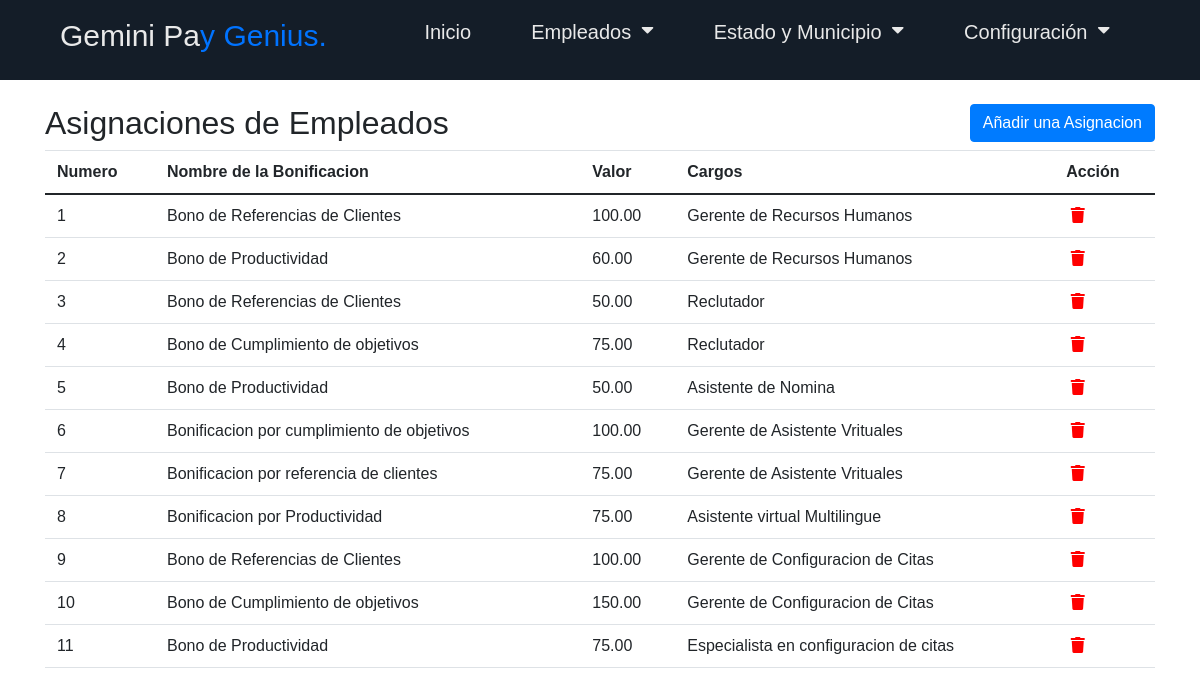
Screenshot of /vistas/administrador/asignaciones.php with the database file from the repository.
### tables this page shows
CREATE TABLE IF NOT EXISTS `asignaciones` (
  `id_asignacion` int(11) NOT NULL AUTO_INCREMENT,
  `tipo_asignacion` varchar(50) DEFAULT NULL,
  `valor_asignacion` decimal(10,2) DEFAULT NULL,
  `id_cargos` int(11) DEFAULT NULL,
  PRIMARY KEY (`id_asignacion`),
  KEY `id_cargos` (`id_cargos`),
  CONSTRAINT `FK_asignaciones_cargos` FOREIGN KEY (`id_cargos`) REFERENCES `cargos` (`id_cargos`) ON DELETE CASCADE ON UPDATE CASCADE
);

CREATE TABLE IF NOT EXISTS `cargos` (
  `id_cargos` int(11) NOT NULL AUTO_INCREMENT,
  `nombre_cargos` varchar(50) DEFAULT NULL,
  `id_departamento` int(11) DEFAULT NULL,
  `monto_a_gana` decimal(10,2) DEFAULT NULL,
  `estado` varchar(50) DEFAULT 'Activo',
  PRIMARY KEY (`id_cargos`),
  UNIQUE KEY `nombre_cargos` (`nombre_cargos`),
  KEY `id_departamento` (`id_departamento`),
  CONSTRAINT `FK_cargos_departamentos` FOREIGN KEY (`id_departamento`) REFERENCES `departamentos` (`id_departament`)
);

### basededatos/asignaciones/asignaciones.php (called while the page is built, shortened)
<?php
class asignacion
{
    private $conn;
    public function __construct()
    {
     $this->conn = new conexion();
    }
    public function busqueda_asignaciones()
    {
        try {
            $conn = $this->conn->conectar();
            $query = "SELECT a.*, b.nombre_cargos FROM asignaciones AS a
            INNER JOIN cargos AS b ON b.id_cargos = a.id_cargos ";
            $result = $conn->query($query);
            if ($result && $result->num_rows > 0) {
                $reposos = array();
                while ($row = $result->fetch_assoc()) {
                    $reposos[] = $row;
                }
                return $reposos;
            } else {
                return array();
            }
        } catch (Exception $e) {
            echo "Error: " . $e->getMessage();
            return false;
        }
    }
}
?>

### vistas/administrador/asignaciones.php (the view, shortened to what this page needs)
<?php
  require_once "../../basededatos/asignaciones/asignaciones.php";
  $persona = new asignacion();
?>
<!DOCTYPE html>
<html lang="en">
<head>
  <link rel="stylesheet" href="https://cdn.jsdelivr.net/npm/bootstrap@5.0.2/dist/css/bootstrap.min.css">
  <link rel="stylesheet" href="https://pro.fontawesome.com/releases/v5.10.0/css/all.css">
  <link rel='stylesheet' href='https://cdnjs.cloudflare.com/ajax/libs/twitter-bootstrap/4.5.2/css/bootstrap.min.css' />
  <link rel="stylesheet" href="../../assets/css/estilos.css">
</head>
<body>
<?php
require_once "menu.php";
?>
<main>
<div class="container">
  <br>
  <h2> Asignaciones de Empleados
    <a href="crear_asignaciones.php" class="btn btn-primary" style="float:right;">Añadir una Asignacion</a>
  </h2>
  <table class="table table-hover">
    <thead>
      <tr>
        <th>Numero</th>
        <th>Nombre de la Bonificacion</th>
        <th>Valor</th>
        <th>Cargos</th>
        <th>Acción</th>
      </tr>
    </thead>
    <tbody>
    <?php
$deliverys = $persona->busqueda_asignaciones();
$i=1;
if (!empty($deliverys)) {
    foreach ($deliverys as $delivery) {
        ?>
        <tr>
          <td><?php echo $i++?></td>
          <td><?php echo $delivery['tipo_asignacion'];?></td>
          <td><?php echo $delivery['valor_asignacion'] ?></td>
          <td><?php echo $delivery['nombre_cargos'] ?></td>
        <td><a href="editar_asignaciones.php?editId=<?php echo $delivery['id_asignacion'] ?>" style="color:green"><i class="fa fa-pencil" aria-hidden="true"></i></a>
              <a href="#" onclick="confirmar('<?php echo $delivery['id_asignacion'] ?>')" style="color:red">
                <i class="fa fa-trash" aria-hidden="true"></i>
             </a>
          </td>
        </tr>
        <?php
    }
} else {
     echo "No hay datos disponibles";
}
?>
    </tbody>
  </table>
</div>
          </main>
</body>
</html>

### vistas/administrador/menu.php (shortened to what this page needs)
<nav class="nav">
<div class="menu-bar">
      <h1 class="logo">Gemini Pa<span>y Genius.</span></h1>
      <ul>
        <li><a href="inicio.php">Inicio</a></li>
        <li><a href="#">Empleados <i class="fas fa-caret-down"></i></a>
        </li>
        <li><a href="#">Estado y Municipio <i class="fas fa-caret-down"></i></a>
        </li>
        <li><a href="#">Configuración <i class="fas fa-caret-down"></i></a>
                  </li>
                </ul>
              </div>
</nav>

### assets/css/estilos.css (style rules this page uses)
:root { --color-primary: #0073ff; --color-white: #e9e9e9; --color-black: #141d28; --color-black-1: #212b38; }
* { margin: 0; padding: 0; box-sizing: border-box; }
body { font-family: sans-serif; }
.logo { color: var(--color-white); font-size: 30px; }
.logo span { color: var(--color-primary); }
.menu-bar { background-color: var(--color-black); height: 80px; width: 100%; display: flex; justify-content: space-between; align-items: center; padding: 0 5%; position: relative; }
.menu-bar ul { list-style: none; display: flex; }
.menu-bar ul li { padding: 10px 30px; position: relative; }
.menu-bar ul li a { font-size: 20px; color: var(--color-white); text-decoration: none; transition: all 0.3s; }
.fas { float: right; margin-left: 10px; padding-top: 3px; }

### rows the page displays
asignaciones: tipo_asignacion "Bono de Referencias de Clientes", valor_asignacion "100.00", id_cargos.nombre_cargos "Gerente de Recursos Humanos"
asignaciones: tipo_asignacion "Bono de Productividad", valor_asignacion "60.00", id_cargos.nombre_cargos "Gerente de Recursos Humanos"
asignaciones: tipo_asignacion "Bono de Referencias de Clientes", valor_asignacion "50.00", id_cargos.nombre_cargos "Reclutador"
asignaciones: tipo_asignacion "Bono de Cumplimiento de objetivos", valor_asignacion "75.00", id_cargos.nombre_cargos "Reclutador"
asignaciones: tipo_asignacion "Bono de Productividad", valor_asignacion "50.00", id_cargos.nombre_cargos "Asistente de Nomina"
asignaciones: tipo_asignacion "Bonificacion por cumplimiento de objetivos", valor_asignacion "100.00", id_cargos.nombre_cargos "Gerente de Asistente Vrituales"
asignaciones: tipo_asignacion "Bonificacion por referencia de clientes", valor_asignacion "75.00", id_cargos.nombre_cargos "Gerente de Asistente Vrituales"
asignaciones: tipo_asignacion "Bonificacion por Productividad", valor_asignacion "75.00", id_cargos.nombre_cargos "Asistente virtual Multilingue"
asignaciones: tipo_asignacion "Bono de Referencias de Clientes", valor_asignacion "100.00", id_cargos.nombre_cargos "Gerente de Configuracion de Citas"
asignaciones: tipo_asignacion "Bono de Cumplimiento de objetivos", valor_asignacion "150.00", id_cargos.nombre_cargos "Gerente de Configuracion de Citas"
asignaciones: tipo_asignacion "Bono de Productividad", valor_asignacion "75.00", id_cargos.nombre_cargos "Especialista en configuracion de citas"
